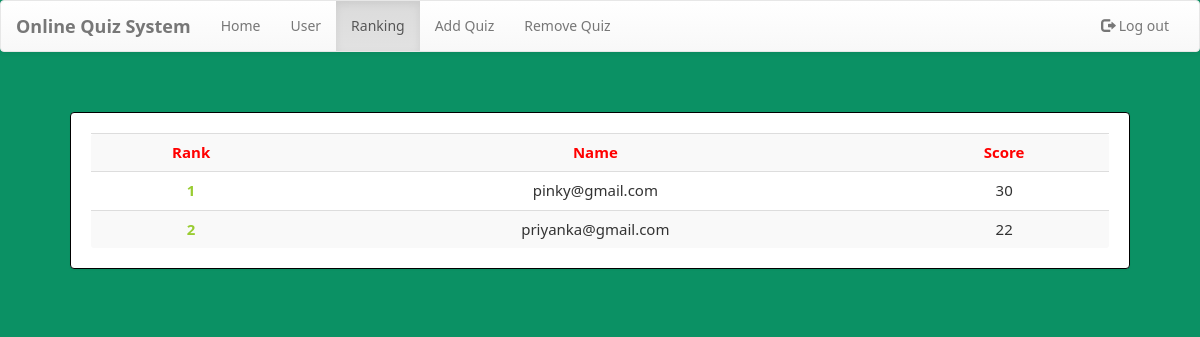
The page /dashboard.php?q=2 (signed in) on the database as committed earlier.
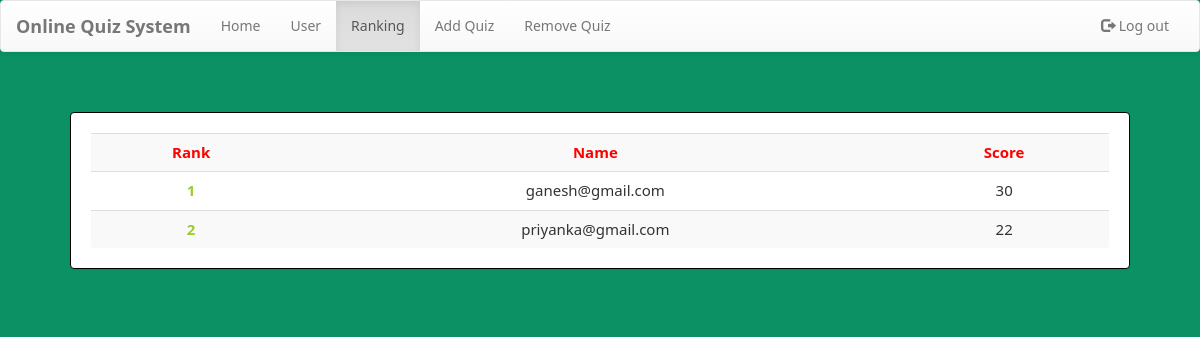
The same page on the database as committed later.
### tables this page shows
CREATE TABLE `rank` (
  `email` varchar(50) NOT NULL,
  `score` int(11) NOT NULL,
  `time` timestamp NOT NULL DEFAULT CURRENT_TIMESTAMP ON UPDATE CURRENT_TIMESTAMP
);

### dashboard.php (the view, shortened to what this page needs)
<?php
    include_once 'database.php';
?>
<!DOCTYPE html>
<html>
<head>
    <link  rel="stylesheet" href="css/bootstrap.min.css"/>
    <link  rel="stylesheet" href="css/bootstrap-theme.min.css"/>
    <link rel="stylesheet" href="css/welcome.css">
    <link  rel="stylesheet" href="css/font.css">
</head>
<body>
    <nav class="navbar navbar-default title1">
        <div class="container-fluid">
            <div class="navbar-header">
                <a class="navbar-brand" href="Javascript:void(0)"><b>Online Quiz System</b></a>
            </div>
            <div class="collapse navbar-collapse" id="bs-example-navbar-collapse-1">
                <ul class="nav navbar-nav navbar-left">
                    <li <?php if(@$_GET['q']==0) echo'class="active"'; ?>><a href="dashboard.php?q=0">Home<span class="sr-only">(current)</span></a></li>
                    <li <?php if(@$_GET['q']==1) echo'class="active"'; ?>><a href="dashboard.php?q=1">User</a></li>
                    <li <?php if(@$_GET['q']==2) echo'class="active"'; ?>><a href="dashboard.php?q=2">Ranking</a></li>
                    <li class="dropdown <?php if(@$_GET['q']==4 || @$_GET['q']==5) echo'active"'; ?>">
                    <li <?php if(@$_GET['q']==4) echo'class="active"'; ?>><a href="dashboard.php?q=4">Add Quiz</a></li>
                    <li <?php if(@$_GET['q']==5) echo'class="active"'; ?>><a href="dashboard.php?q=5">Remove Quiz</a></li>
                </ul>
                <ul class="nav navbar-nav navbar-right">
                    <li <?php echo''; ?> > <a href="logout1.php?q=dashboard.php"><span class="glyphicon glyphicon-log-out" aria-hidden="true"></span>&nbsp;Log out</a></li>
                </ul>
            </div>
        </div>
    </nav>
    <div class="container">
        <div class="row">
            <div class="col-md-12">
                <?php if(@$_GET['q']==0)
                if(@$_GET['q']== 2)
                {
                    $q=mysqli_query($con,"SELECT * FROM rank  ORDER BY score DESC " )or die('Error223');
                    echo  '<div class="panel title"><div class="table-responsive">
                    <table class="table table-striped title1" >
                    <tr style="color:red"><td><center><b>Rank</b></center></td><td><center><b>Name</b></center></td><td><center><b>Score</b></center></td></tr>';
                    $c=0;
                    while($row=mysqli_fetch_array($q) )
                    {
                        $e=$row['email'];
                        $s=$row['score'];
                        $c++;
                        echo '<tr><td style="color:#99cc32"><center><b>'.$c.'</b></center></td><td><center>'.$e.'</center></td><td><center>'.$s.'</center></td>';
                    }
                    echo '</table></div></div>';
                }
                ?>
            </div>
        </div>
    </div>
</body>
</html>

Rows that differ between the two databases and show on the page:
removed rank: email "pinky@gmail.com", score "30"
added rank: email "ganesh@gmail.com", score "30"
